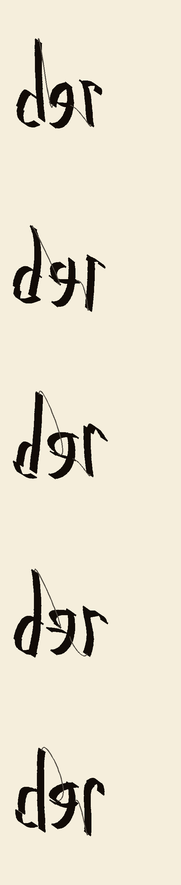
#> input picture debug/der_variation_test.png, 181 x 885 px; its folder holds only this picture in this run
$ python -i nominal_review.py   (imports and definitions only)
#> lines starting #> are read from the running program, lines starting #| are printed output that depends on the picture
"""Reviewed nominal-guide validation bench for TD-014."""

from __future__ import annotations

import json
import math
import tomllib
from pathlib import Path
from typing import Any

import numpy as np
from PIL import Image

from scribesim.hand.profile import HandProfile
from scribesim.handvalidate.gates import evaluate_gate
from scribesim.handvalidate.metrics import continuity_score, ocr_proxy_score, trajectory_from_guide
from scribesim.handvalidate.model import StageReport
from scribesim.handvalidate.report import write_stage_report
from scribesim.pathguide.io import load_pathguides_toml
from scribesim.pathguide.model import DensePathGuide


DEFAULT_REVIEWED_EVOFIT_MANIFEST_PATH = Path(
    "shared/training/handsim/reviewed_annotations/reviewed_evofit_v1/manifest.toml"
)
DEFAULT_REVIEWED_PROMOTED_GUIDE_CATALOG_PATH = Path("shared/hands/pathguides/reviewed_promoted_v1.toml")
DEFAULT_REVIEWED_NOMINAL_OUTPUT_ROOT = Path(
    "shared/training/handsim/reviewed_annotations/reviewed_nominal_validation_v1"
)
_TARGET_SIZE = (96, 96)


def _load_toml(path: Path | str) -> dict[str, Any]:
    return tomllib.loads(Path(path).read_text(encoding="utf-8"))


def _slug(symbol: str) -> str:
    return symbol.replace("->", "_to_").replace("/", "_").replace(" ", "_")


def _load_fit_sources(path: Path) -> dict[str, dict[str, Any]]:
    payload = json.loads(path.read_text(encoding="utf-8"))
    return {str(item["symbol"]): dict(item) for item in payload.get("fit_sources", [])}


# [33 lines left out: functions _required_symbols, _guide_bounds, _normalize_image_array, not called in this run]


def _load_target_image(path: str | Path) -> np.ndarray:
#> called with path = '../../debug/der_variation_test.png'
    return _normalize_image_array(np.array(Image.open(path).convert("L")))
#> in _normalize_image_array, `canvas = Image.new("L", target_size, bg)`: canvas: PIL image 96x96 L; every value is 255
#> in _normalize_image_array, `working.thumbnail(target_size, Image.Resampling.LANCZOS)`:
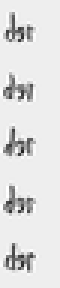
#> working: PIL image 20x96 L (shown 3 times larger); min 34, max 255, mean 223.9
#> in _normalize_image_array, `offset = ((target_size[0] - working.width) // 2, (target_size[1] - wor..`: offset = (38, 0)
#> in _normalize_image_array, `canvas.paste(working, offset)`:
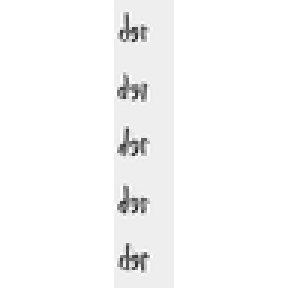
#> canvas: PIL image 96x96 L (shown 3 times larger); min 34, max 255, mean 248.5


# [265 lines left out: functions _render_nominal_image, _render_guided_image, _save_gray, _comparison_panel, _write_snapshot_panel, _write_dashboard_markdown and 1 more, not called in this run]

>>> result = _load_target_image('../../debug/der_variation_test.png')

$ run again, on debug/before_weight_fix.png
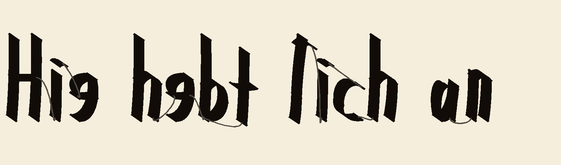
#> input picture debug/before_weight_fix.png, 561 x 165 px
#> in _normalize_image_array, `working.thumbnail(target_size, Image.Resampling.LANCZOS)`:
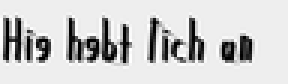
#> working: PIL image 96x28 L (shown 3 times larger); min 0, max 255, mean 204.8
#> offset = (0, 34)
#> in _normalize_image_array, `canvas.paste(working, offset)`:
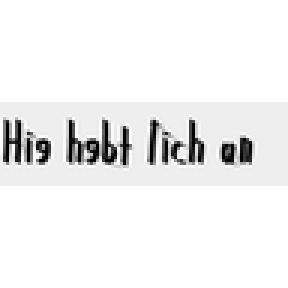
#> canvas: PIL image 96x96 L (shown 3 times larger); min 0, max 255, mean 240.4

$ run again, on debug/genome_phrase.png
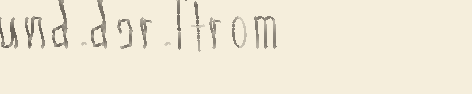
#> input picture debug/genome_phrase.png, 472 x 94 px
#> in _normalize_image_array, `working.thumbnail(target_size, Image.Resampling.LANCZOS)`:
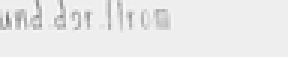
#> working: PIL image 96x19 L (shown 3 times larger); min 121, max 255, mean 232.9
#> offset = (0, 38)
#> in _normalize_image_array, `canvas.paste(working, offset)`:
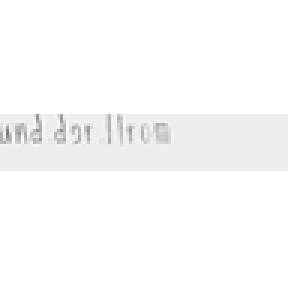
#> canvas: PIL image 96x96 L (shown 3 times larger); min 121, max 255, mean 250.6

$ run again, on debug/ink_cycle_line1.png
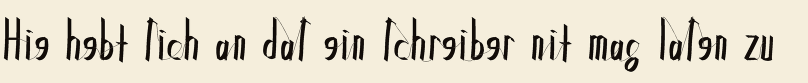
#> input picture debug/ink_cycle_line1.png, 1616 x 165 px (shown at 1/2 size)
#> offset = (0, 43)
#> in _normalize_image_array, `canvas.paste(working, offset)`:
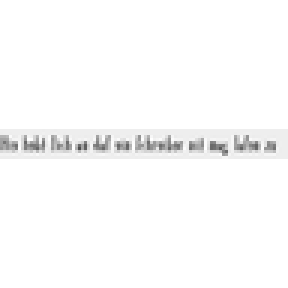
#> canvas: PIL image 96x96 L (shown 3 times larger); min 78, max 255, mean 250.8
